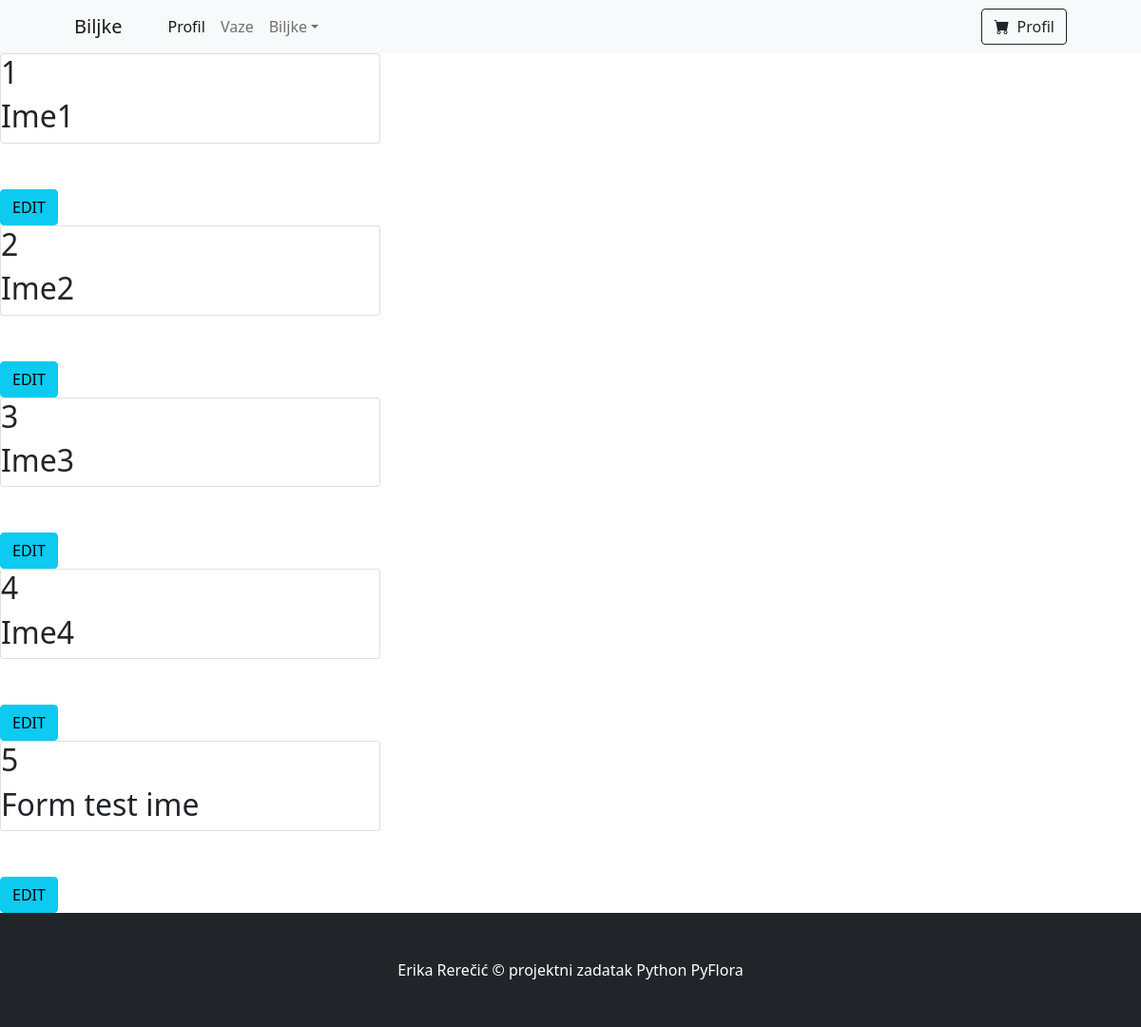
Screenshot of /popis_biljki with the database file from the repository.
### app.py (models this page shows)
class Biljke (db.Model):
    __tablename__ = 'Biljke'
    id = db.Column(db.Integer(), primary_key = True )
    ime_biljke = db.Column(db.String(50), unique = True , nullable = False)
    slika = db.Column (db.String(), nullable = False, default = 'prazna_vaza.jpg')
    max_svjetlost = db.Column (db.Float(), nullable = False )
    min_svjetlost = db.Column (db.Float(), nullable = False)
    max_ph = db.Column (db.Integer(), nullable = False)
    min_ph = db.Column (db.Integer(), nullable = False)
    max_vlaznost = db.Column (db.Integer(), nullable = False)
    min_vlaznost = db.Column (db.Integer(), nullable = False)
    max_temp = db.Column (db.Float(), nullable = False)
    min_temp = db.Column (db.Float(), nullable = False)
    vaze = db.relationship('Vaze', backref = 'biljka', lazy = True) #backref kreira column u drugoj tabeli sa kojom spajamo ovu tabelu, One to many relationship

### app.py (the view)
@app.route('/popis_biljki',  methods = ['GET'])
def popis_biljki():
    res = Biljke.query.all()
    print("[BILJKE GET RES] ", res)
    biljka_id = None
    return render_template('popis.html',Biljke = res, biljka_id = biljka_id)

### template/popis.html
{% extends 'layout.html'%}
{%block title%} Biljke {%endblock%}
{%block content%}
    {%for biljka in Biljke:%}
    <div class="col-md-4 mb-5">
        <div class="card h-100">
            <h2 class="card-title">{{ biljka.id }}</h2>
            <h2 class="card-title">{{ biljka.ime_biljke }}</h2>
        </div>
    </div><div>
        <a class="btn btn-info" href="{{url_for('biljka_edit', biljka_id=biljka.id )}}">
            EDIT
        </a>
    </div>
    {%endfor%}
{%endblock%}

### rows the page displays
Biljke: id "1", ime_biljke "Ime1"
Biljke: id "2", ime_biljke "Ime2"
Biljke: id "3", ime_biljke "Ime3"
Biljke: id "4", ime_biljke "Ime4"
Biljke: id "5", ime_biljke "Form test ime"
